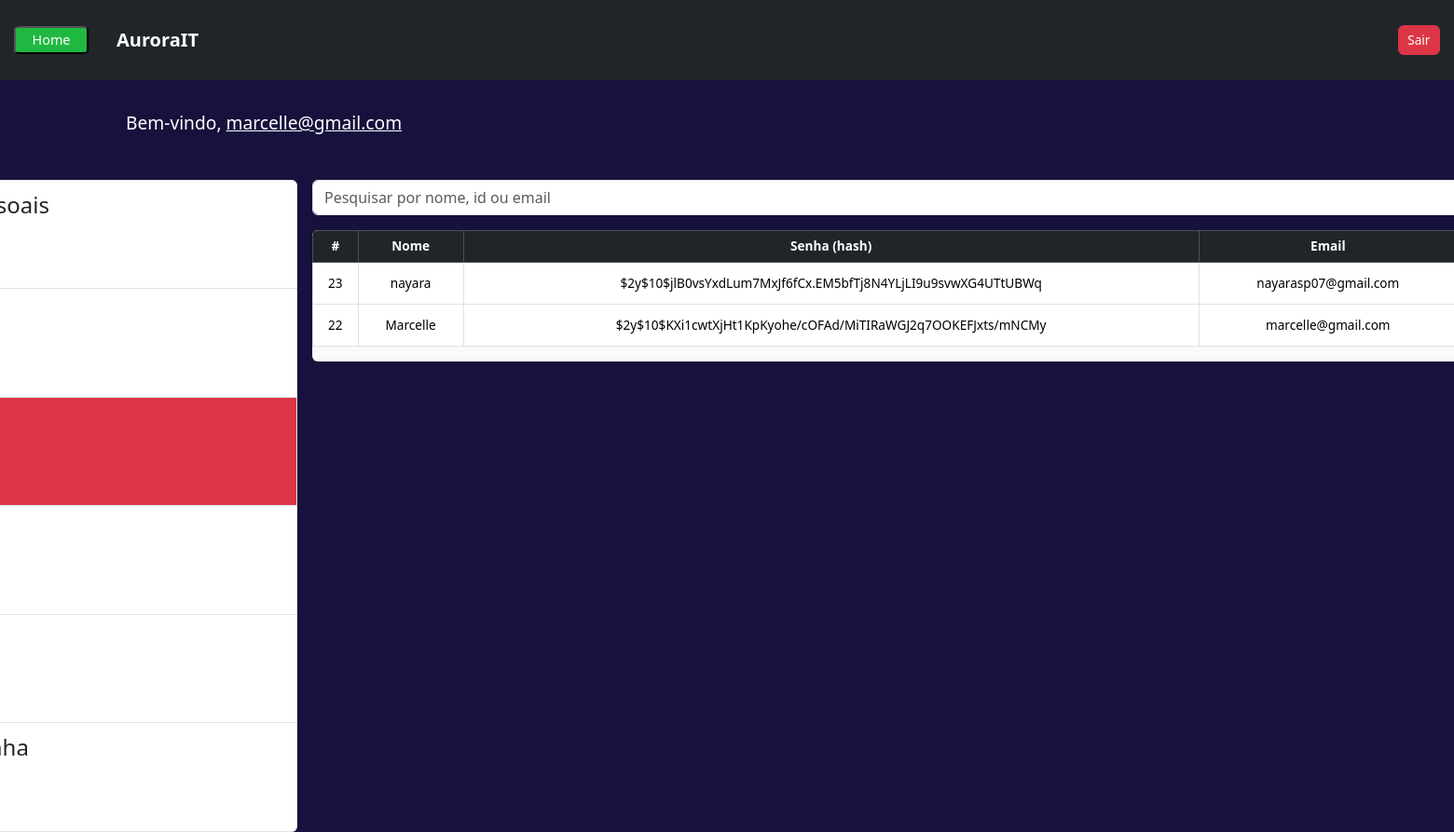
Page /enderecocliente.php (signed in) on the committed database.
### tables this page shows
CREATE TABLE `usuarios` (
  `id` int(11) NOT NULL,
  `nome` varchar(140) NOT NULL,
  `email` varchar(140) NOT NULL,
  `senha` varchar(140) NOT NULL,
  `nivel` int(11) NOT NULL,
  `tell` varchar(11) NOT NULL,
  `sobrenome` varchar(140) NOT NULL,
  `gênero` enum('Feminino','Masculino','Prefiro não dizer') NOT NULL,
  `password_reset_token` varchar(255) DEFAULT NULL,
  `nome_comunidade` varchar(100) DEFAULT NULL,
  `telefone_comunidade` varchar(20) DEFAULT NULL,
  `entrou_no_grupo` tinyint(1) DEFAULT 0,
  `entrou_no_grupo_em` datetime DEFAULT NULL
);

### enderecocliente.php (the view, shortened to what this page needs)
<?php
include_once('config.php');
$logado = $_SESSION['email'];
if (!empty($_GET['search'])) {
    $data = $_GET['search'];
    $sql = "SELECT * FROM usuarios WHERE id LIKE '%$data%' or nome LIKE '%$data%' or email LIKE '%$data%' ORDER BY id DESC";
} else {
    $sql = "SELECT * FROM usuarios ORDER BY id DESC";
}
$result = $conexao->query($sql);
?>
<!DOCTYPE html>
<html lang="pt-br" dir="ltr">
<head>
    <link href="https://cdn.jsdelivr.net/npm/bootstrap@5.3.3/dist/css/bootstrap.min.css" rel="stylesheet">
    <link href='https://unpkg.com/boxicons@2.1.4/css/boxicons.min.css' rel='stylesheet'>
    <link rel="stylesheet" href="./css/areacli.css">
</head>
<body>
    <nav class="navbar navbar-expand-lg bg-body-primary bg-dark">
        <div>
            <a href="index.php"><button class="voltar" type="submit">Home</button></a>
        </div>
        <div class="container-fluid">
            <a class="navbar-brand text-white" href="index.php"><b>AuroraIT</b></a>
            <div class="d-flex">
                <a href="sair.php" class="btn btn-danger">Sair</a>
            </div>
        </div>
    </nav>
    <main class="flex-fill p-4">
        <div class="container">
            <h1 class="text-white">Bem-vindo, <u><?= $logado ?></u></h1>
            <div class="row gx-3 menu-lateral">
                <div class="col-lg-3">
                    <div class="list-group">
                        <a href="dadoscliente.php" class="list-group-item list-group-item-action text-dark">
                            <i class='bx bx-user'></i> Dados Pessoais
                        </a>
                        <a href="dadoscliente.php" class="list-group-item list-group-item-action text-dark">
                        </a>
                        <a href="enderecocliente.php" class="list-group-item list-group-item-action bg-danger text-light">
                        </a>
                        <a href="pedidoscliente.php" class="list-group-item list-group-item-action text-dark">
                        </a>
                        <a href="itensfavoritoscliente.php" class="list-group-item list-group-item-action text-dark">
                        </a>
                        <a href="senha.php" class="list-group-item list-group-item-action text-dark">
                            <i class='bx bx-lock-alt'></i> Alterar Senha
                        </a>
                    </div>
                </div>
                <div class="col-lg-8">
                    <div class="box-search mb-3">
                        <form method="GET" class="d-flex gap-2">
                            <input type="search" name="search" class="form-control" placeholder="Pesquisar por nome, id ou email">
                        </form>
                    </div>
                    <div class="table-responsive bg-light rounded">
                        <table class="table table-bordered text-center align-middle">
                            <thead class="table-dark">
                                <tr>
                                    <th>#</th>
                                    <th>Nome</th>
                                    <th>Senha (hash)</th>
                                    <th>Email</th>
                                </tr>
                            </thead>
                            <tbody>
                                <?php while ($user_data = mysqli_fetch_assoc($result)) : ?>
                                    <tr>
                                        <td><?= $user_data['id'] ?></td>
                                        <td><?= $user_data['nome'] ?></td>
                                        <td><?= $user_data['senha'] ?></td>
                                        <td><?= $user_data['email'] ?></td>
                                    </tr>
                                <?php endwhile; ?>
                            </tbody>
                        </table>
                    </div>
                </div>
            </div>
        </div>
    </main>
</body>
</html>

### css/areacli.css (style rules this page uses)
.menu-lateral { display: flex; justify-content: flex-start; width: 2000px; right: 300px; position: relative; top: 40px; }
.list-group { height: 700px; }
.list-group a { height: 800px; font-size: 24px; }
body { height: 100px; align-items: center; justify-content: center; background: #16123d; position: relative; overflow: hidden; }
.voltar { margin: 20px 15px; color: #fff; background: #1fb840; border-radius: 10%; width: 80px; height: 30px; cursor: pointer; }
body { font-size: 0.9rem; }
h1, h2, h3 { font-size: 1.2rem; margin-bottom: 10px; }
.table { font-size: 0.85rem; }
.table th, .table td { padding: 0.4rem; }
.list-group-item { padding: 0.5rem 0.75rem; font-size: 0.9rem; }
.container, .container-fluid { padding: 10px 15px; }
.navbar .btn { padding: 0.3rem 0.6rem; font-size: 0.85rem; }

### rows in the picture
usuarios: id "23", nome "nayara", senha "$2y$10$jlB0vsYxdLum7MxJf6fCx.EM5bfTj8N4YLjLI9u9svwXG4UTtUBWq", email "nayarasp07@gmail.com"
usuarios: id "22", nome "Marcelle", senha "$2y$10$KXi1cwtXjHt1KpKyohe/cOFAd/MiTIRaWGJ2q7OOKEFJxts/mNCMy", email "marcelle@gmail.com"

### other values in the picture
$logado "marcelle@gmail.com"
